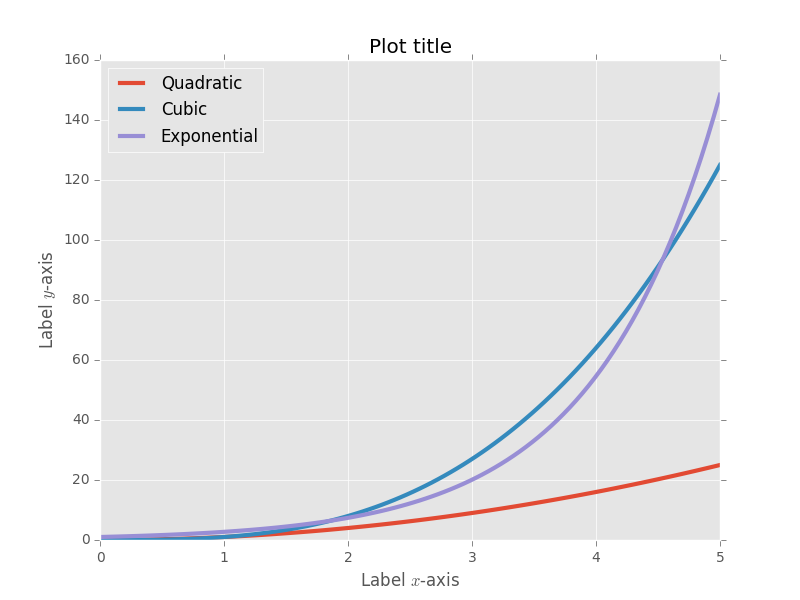

Here is the Python script that generated this plot:
#!/usr/bin/python
import numpy as np
import matplotlib.pyplot as plt

'''
	Uses the plot styles avaliable in version 0.14
'''

# set plot style
#plt.style.use('bmh')
plt.style.use('ggplot')

x = np.linspace(0,5,100)

# multiple plots in the same figure
plt.plot(x, x**2, label="Quadratic", lw=3)
plt.plot(x, x**3, label="Cubic", lw=3)
plt.plot(x, np.exp(x), label="Exponential", lw=3)

# title and axis labels
plt.xlabel("Label $x$-axis")
plt.ylabel("Label $y$-axis")
plt.title("Plot title")

# legend position
plt.legend(loc="upper left")

plt.savefig("line3.png")

# uncomment below to display the plot
# plt.show()
